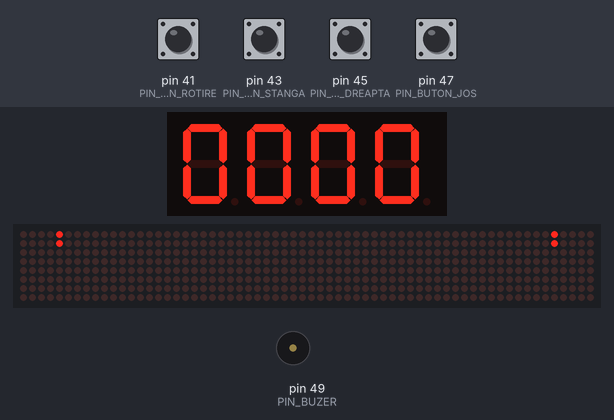
Bench run of a sketch on a simulated Arduino Mega 2560, built with avr-gcc and run on an emulated ATmega2560. Parts: 4-digit seven-segment display, 64×8 LED matrix, buzzer (waves = sounding). Wiring (from diagram.json): 2 × shift register (74HC595): data pin 9; shift clock pin 7; latch pin 8; 4-digit 7-segment display, segments lit when LOW: segments Q1, Q3, Q5, Q7, Q0, Q2, Q4, Q6; digit selects Q13, Q14, Q15, Q8. Inputs (shaded band) come from the test bench; at power-on: pin 41 (PIN_BUTON_ROTIRE), pin 43 (PIN_BUTON_STANGA), pin 45 (PIN_BUTON_DREAPTA), pin 47 (PIN_BUTON_JOS) LOW. Random numbers use the default seed unless the sketch sets one; the segment pins are drawn as the display they are named for.

Above: at 1.57 s.
1.6 s: pin 47 (PIN_BUTON_JOS) pulled HIGH for 1 s
At 2.83 s:
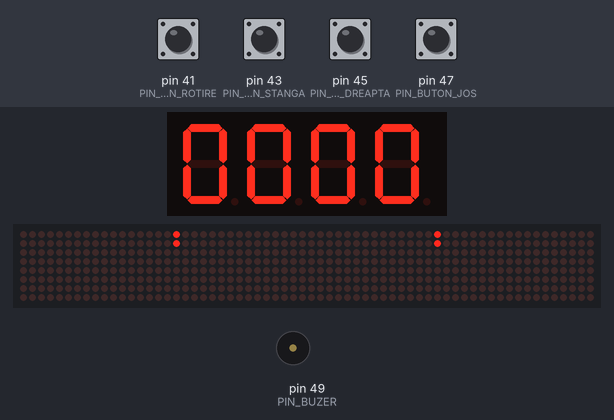
3.2 s: pin 41 (PIN_BUTON_ROTIRE) pulled HIGH for 1 s
At 4.9 s:
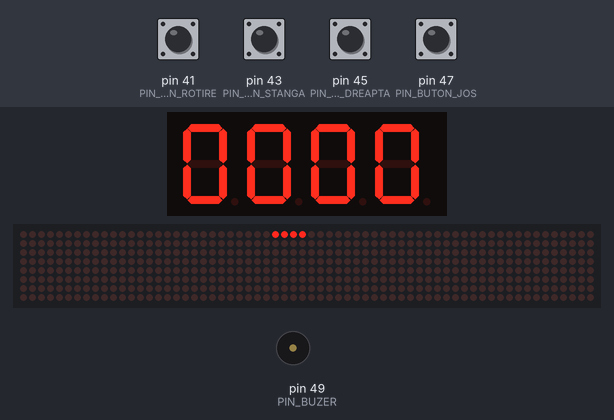
5.7 s: pin 43 (PIN_BUTON_STANGA) pulled HIGH for 0.15 s
At 6.4 s:
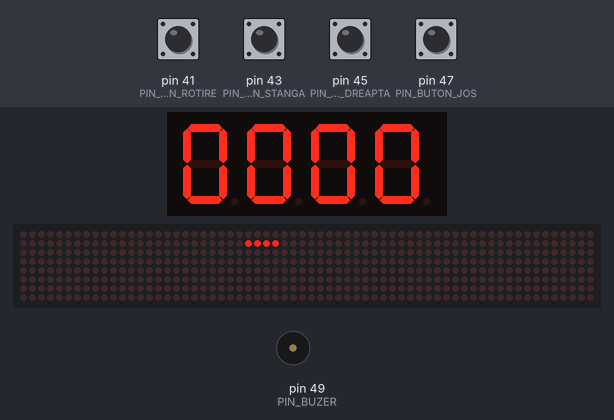
8.5 s: pin 43 (PIN_BUTON_STANGA) pulled HIGH for 1 s
At 10.0 s:
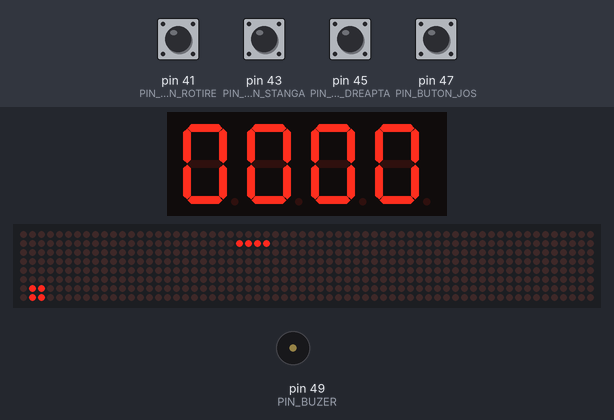
Timing chart, 0 to 11.5 s (numbered marks = the images above; inputs shaded):
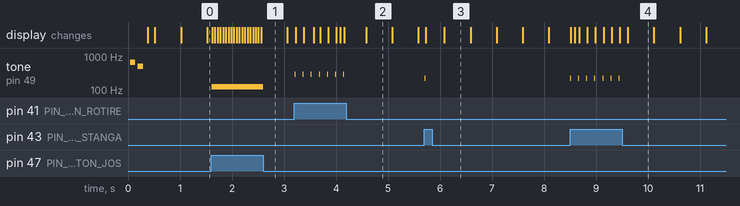

Measured:
- after the input at 1.6 s, tone on pin 49 (PIN_BUZER): silent → 123 Hz at once, → silent 1.0 s later
- after the input at 3.2 s, tone on pin 49 (PIN_BUZER): alternates 294 Hz for 0.02 s and silent for 0.14 s, 14 changes in all, then stays silent, starting at once
- after the input at 5.7 s, tone on pin 49 (PIN_BUZER): silent → 220 Hz at once, → silent 0.02 s later
- after the input at 8.5 s, tone on pin 49 (PIN_BUZER): alternates 220 Hz for 0.02 s and silent for 0.13 s, 14 changes in all, then stays silent, starting at once
- what the display in image 4 shows lasts 0.5 s, from 9.6 s to 10.1 s

The sketch:

Tetris.ino
```cpp
#include "LedControl.h"

#define PIN_BUTON_ROTIRE 41  // Albastru
#define PIN_BUTON_STANGA 43  // Galben
#define PIN_BUTON_DREAPTA 45 // Verde
#define PIN_BUTON_JOS 47     // Rosu
#define PIN_BUZER 49
#define PIN_MATRICE_DIN 11
#define PIN_MATRICE_CLK 13
#define PIN_MATRICE_CS 10
#define PIN_REG_DATE 9
#define PIN_REG_LATCH 8
#define PIN_REG_CEAS 7
// face matrice
LedControl lc = LedControl(PIN_MATRICE_DIN, PIN_MATRICE_CLK, PIN_MATRICE_CS, 8);

const int LATIME = 16;
const int INALTIME = 32;
int harta[LATIME][INALTIME] = {0}; // 0 e gol, 1 e ocupat
byte displayBuffer[8][8];
int tipPiesa;
int rotatie;
int pozX;
int pozY;
unsigned long lastFallTime = 0;
int vitezaCadere = 500;
unsigned long lastDebounce = 0;
const int debounceDelay = 150;
int scor = 0;
#define NOTE_B0 31
#define NOTE_C1 33
#define NOTE_CS1 35
#define NOTE_D1 37
#define NOTE_DS1 39
#define NOTE_E1 41
#define NOTE_F1 44
#define NOTE_FS1 46
#define NOTE_G1 49
#define NOTE_GS1 52
#define NOTE_A1 55
#define NOTE_AS1 58
#define NOTE_B1 62
#define NOTE_C2 65
#define NOTE_CS2 69
#define NOTE_D2 73
#define NOTE_DS2 78
#define NOTE_E2 82
#define NOTE_F2 87
#define NOTE_FS2 93
#define NOTE_G2 98
#define NOTE_GS2 104
#define NOTE_A2 110
#define NOTE_AS2 117
#define NOTE_B2 123
#define NOTE_C3 131
#define NOTE_CS3 139
#define NOTE_D3 147
#define NOTE_DS3 156
#define NOTE_E3 165
#define NOTE_F3 175
#define NOTE_FS3 185
#define NOTE_G3 196
#define NOTE_GS3 208
#define NOTE_A3 220
#define NOTE_AS3 233
#define NOTE_B3 247
#define NOTE_C4 262
#define NOTE_CS4 277
#define NOTE_D4 294
#define NOTE_DS4 311
#define NOTE_E4 330
#define NOTE_F4 349
#define NOTE_FS4 370
#define NOTE_G4 392
#define NOTE_GS4 415
#define NOTE_A4 440
#define NOTE_AS4 466
#define NOTE_B4 494
#define NOTE_C5 523
#define NOTE_CS5 554
#define NOTE_D5 587
#define NOTE_DS5 622
#define NOTE_E5 659
#define NOTE_F5 698
#define NOTE_FS5 740
#define NOTE_G5 784
#define NOTE_GS5 831
#define NOTE_A5 880
#define NOTE_AS5 932
#define NOTE_B5 988

const int forme[7][4][4][2] = {
    // I
    {{{0, 0}, {1, 0}, {2, 0}, {3, 0}},
     {{2, 0}, {2, 1}, {2, -1}, {2, -2}},
     {{0, 1}, {1, 1}, {2, 1}, {3, 1}},
     {{1, 0}, {1, 1}, {1, -1}, {1, -2}}},
    // J
    {{{0, 0}, {0, 1}, {1, 1}, {2, 1}},
     {{1, 0}, {1, 1}, {1, 2}, {2, 0}},
     {{0, 1}, {1, 1}, {2, 1}, {2, 2}},
     {{1, 0}, {1, 1}, {1, 2}, {0, 2}}},
    // L
    {{{2, 0}, {0, 1}, {1, 1}, {2, 1}},
     {{1, 0}, {1, 1}, {1, 2}, {2, 2}},
     {{0, 1}, {1, 1}, {2, 1}, {0, 2}},
     {{0, 0}, {1, 0}, {1, 1}, {1, 2}}},
    // O
    {{{1, 0}, {2, 0}, {1, 1}, {2, 1}},
     {{1, 0}, {2, 0}, {1, 1}, {2, 1}},
     {{1, 0}, {2, 0}, {1, 1}, {2, 1}},
     {{1, 0}, {2, 0}, {1, 1}, {2, 1}}},
    // S
    {{{1, 0}, {2, 0}, {0, 1}, {1, 1}},
     {{1, 0}, {1, 1}, {2, 1}, {2, 2}},
     {{1, 0}, {2, 0}, {0, 1}, {1, 1}},
     {{1, 0}, {1, 1}, {2, 1}, {2, 2}}},
    // T
    {{{1, 0}, {0, 1}, {1, 1}, {2, 1}},
     {{1, 0}, {1, 1}, {2, 1}, {1, 2}},
     {{0, 1}, {1, 1}, {2, 1}, {1, 2}},
     {{1, 0}, {0, 1}, {1, 1}, {1, -1}}},
    // Z
    {{{0, 0}, {1, 0}, {1, 1}, {2, 1}},
     {{2, 0}, {1, 1}, {2, 1}, {1, 2}},
     {{0, 0}, {1, 0}, {1, 1}, {2, 1}},
     {{2, 0}, {1, 1}, {2, 1}, {1, 2}}}};

const byte digitMap[] = {
    80,  // 0
    215, // 1
    100, // 2
    69,  // 3
    195, // 4
    73,  // 5
    72,  // 6
    213, // 7
    0,   // 8
    65   // 9
};

const byte digitsSelect[] = {32, 64, 128, 1};

void setup() {
  Serial.begin(115200);
  pinMode(PIN_BUTON_ROTIRE, INPUT);
  pinMode(PIN_BUTON_STANGA, INPUT);
  pinMode(PIN_BUTON_DREAPTA, INPUT);
  pinMode(PIN_BUTON_JOS, INPUT);

  pinMode(PIN_BUZER, OUTPUT);
  // config registru deplasare
  pinMode(PIN_REG_DATE, OUTPUT);
  pinMode(PIN_REG_LATCH, OUTPUT);
  pinMode(PIN_REG_CEAS, OUTPUT);

  // config matrice 8 dispoz
  for (int i = 0; i < 8; i++) {
    lc.shutdown(i, false);
    lc.setIntensity(i, 8);
    lc.clearDisplay(i);
    for (int r = 0; r < 8; r++)
      displayBuffer[i][r] = 0;
  }

  randomSeed(analogRead(0));
  piesaNoua();

  tone(PIN_BUZER, NOTE_E5, 100);
  delay(150);
  tone(PIN_BUZER, NOTE_B4, 100);
  delay(150);
  noTone(PIN_BUZER);
}

void loop() {
  unsigned long currentMillis = millis();
  citesteButoane();
  // gravitatia
  if (currentMillis - lastFallTime > vitezaCadere) {
    if (eValid(pozX, pozY + 1, rotatie)) {
      pozY++;
    } else {
      fixeazaPiesa();
      verificaLinii();
      piesaNoua();
      if (!eValid(pozX, pozY, rotatie)) {
        sfarsitJoc();
      }
    }
    lastFallTime = currentMillis;
  }

  actualizareMatrice();
  afisareScor(scor);
}

// logica

void piesaNoua() {
  tipPiesa = random(0, 7);
  rotatie = 0;
  pozX = LATIME / 2 - 2;
  pozY = 0;
  vitezaCadere = 500;
}

bool eValid(int x, int y, int rot) {
  for (int i = 0; i < 4; i++) {
    int px = x + forme[tipPiesa][rot][i][0];
    int py = y + forme[tipPiesa][rot][i][1];

    if (px < 0 || px >= LATIME || py >= INALTIME)
      return false;
    if (py >= 0 && harta[px][py] != 0)
      return false; // coliziune
  }
  return true;
}

void fixeazaPiesa() {
  for (int i = 0; i < 4; i++) {
    int px = pozX + forme[tipPiesa][rotatie][i][0];
    int py = pozY + forme[tipPiesa][rotatie][i][1];
    if (py >= 0)
      harta[px][py] = 1;
  }
}

void verificaLinii() {
  int linesCleared = 0;
  for (int y = INALTIME - 1; y >= 0; y--) {
    bool full = true;
    for (int x = 0; x < LATIME; x++) {
      if (harta[x][y] == 0) {
        full = false;
        break;
      }
    }

    if (full) {
      linesCleared++;
      for (int k = y; k > 0; k--) {
        for (int x = 0; x < LATIME; x++) {
          harta[x][k] = harta[x][k - 1];
        }
      }
      y++;
      tone(PIN_BUZER, NOTE_G4, 50);
      delay(60);
    }
  }

  if (linesCleared > 0) {
    scor += linesCleared;
    tone(PIN_BUZER, NOTE_C5, 100);
    delay(120);
    tone(PIN_BUZER, NOTE_E5, 100);
    delay(120);
    tone(PIN_BUZER, NOTE_G5, 100);
    delay(120);
    noTone(PIN_BUZER);
  }
}

void citesteButoane() {
  if (millis() - lastDebounce < debounceDelay)
    return;

  if (digitalRead(PIN_BUTON_STANGA) == HIGH) {
    if (eValid(pozX - 1, pozY, rotatie)) {
      pozX--;
      tone(PIN_BUZER, NOTE_A3, 20);
      lastDebounce = millis();
    }
  }

  if (digitalRead(PIN_BUTON_DREAPTA) == HIGH) {
    if (eValid(pozX + 1, pozY, rotatie)) {
      pozX++;
      tone(PIN_BUZER, NOTE_A3, 20);
      lastDebounce = millis();
    }
  }

  if (digitalRead(PIN_BUTON_ROTIRE) == HIGH) {
    int nextRot = (rotatie + 1) % 4;
    if (eValid(pozX, pozY, nextRot)) {
      rotatie = nextRot;
      tone(PIN_BUZER, NOTE_D4, 20);
      lastDebounce = millis();
    }
  }

  if (digitalRead(PIN_BUTON_JOS) == HIGH) {
    vitezaCadere = 50;
    tone(PIN_BUZER, NOTE_B2, 10);
  } else {
    vitezaCadere = 500;
  }
}

bool starePixel(int x, int y) {
  if (x >= 0 && x < LATIME && y >= 0 && y < INALTIME) {
    if (harta[x][y])
      return true;
  }

  for (int i = 0; i < 4; i++) {
    int px = pozX + forme[tipPiesa][rotatie][i][0];
    int py = pozY + forme[tipPiesa][rotatie][i][1];
    if (px == x && py == y)
      return true;
  }

  return false;
}

// Functie principala de desenare scrie direct in buffer-ul hardware si face
// update doar la diferente
void actualizareMatrice() {
  // Construim starea curenta a display-ului in memorie
  byte newBuffer[8][8]; // [device][row]
  for (int i = 0; i < 8; i++)
    for (int r = 0; r < 8; r++)
      newBuffer[i][r] = 0;

  // Iteram prin toti pixelii logici (16x32) si ii mapam in newBuffer
  for (int y = 0; y < INALTIME; y++) {
    for (int x = 0; x < LATIME; x++) {
      if (starePixel(x, y)) {

        bool isLeftMatrix = (x < 8);
        int localX = isLeftMatrix ? x : (x - 8);
        int localY = y;

        int blockIndex = localY / 8;
        int device = 0;

        if (isLeftMatrix) {
          device = 7 - blockIndex;
        } else {
          device = 0 + blockIndex;
        }

        int hwRow = 0;    // Axa X
        int hwColBit = 0; // Axa Y

        if (isLeftMatrix) {
          hwRow = 7 - localX;
          hwColBit = localY % 8;
        } else {
          hwRow = localX;
          hwColBit = 7 - (localY % 8);
        }

        // Setam bitul in buffer
        if (hwRow >= 0 && hwRow < 8 && hwColBit >= 0 && hwColBit < 8) {
          newBuffer[device][hwRow] |= (1 << hwColBit);
        }
      }
    }
  }

  // Comparare si Actualizare Hardware
  for (int i = 0; i < 8; i++) {
    for (int r = 0; r < 8; r++) {
      if (displayBuffer[i][r] != newBuffer[i][r]) {
        lc.setRow(i, r, newBuffer[i][r]);
        displayBuffer[i][r] = newBuffer[i][r];
      }
    }
  }
}

// --- AFISAJ 7 SEGMENTE (REGISTRU DEPLASARE) ---
void afisareScor(int num) {
  int d1 = (num / 1000) % 10;
  int d2 = (num / 100) % 10;
  int d3 = (num / 10) % 10;
  int d4 = num % 10;

  int digits[4] = {d1, d2, d3, d4};

  for (int i = 0; i < 4; i++) {
    digitalWrite(PIN_REG_LATCH, LOW);
    shiftOut(PIN_REG_DATE, PIN_REG_CEAS, MSBFIRST, digitsSelect[i]);     // SR2
    shiftOut(PIN_REG_DATE, PIN_REG_CEAS, MSBFIRST, digitMap[digits[i]]); // SR1

    digitalWrite(PIN_REG_LATCH, HIGH);
  }
}

void sfarsitJoc() {
  tone(PIN_BUZER, NOTE_C3, 400);
  delay(450);
  tone(PIN_BUZER, NOTE_C3, 300);
  delay(350);
  tone(PIN_BUZER, NOTE_C3, 100);
  delay(150);
  tone(PIN_BUZER, NOTE_DS3, 600);
  delay(650);
  noTone(PIN_BUZER);

  for (int x = 0; x < LATIME; x++)
    for (int y = 0; y < INALTIME; y++)
      harta[x][y] = 0;
  scor = 0;
  piesaNoua();
}
```
